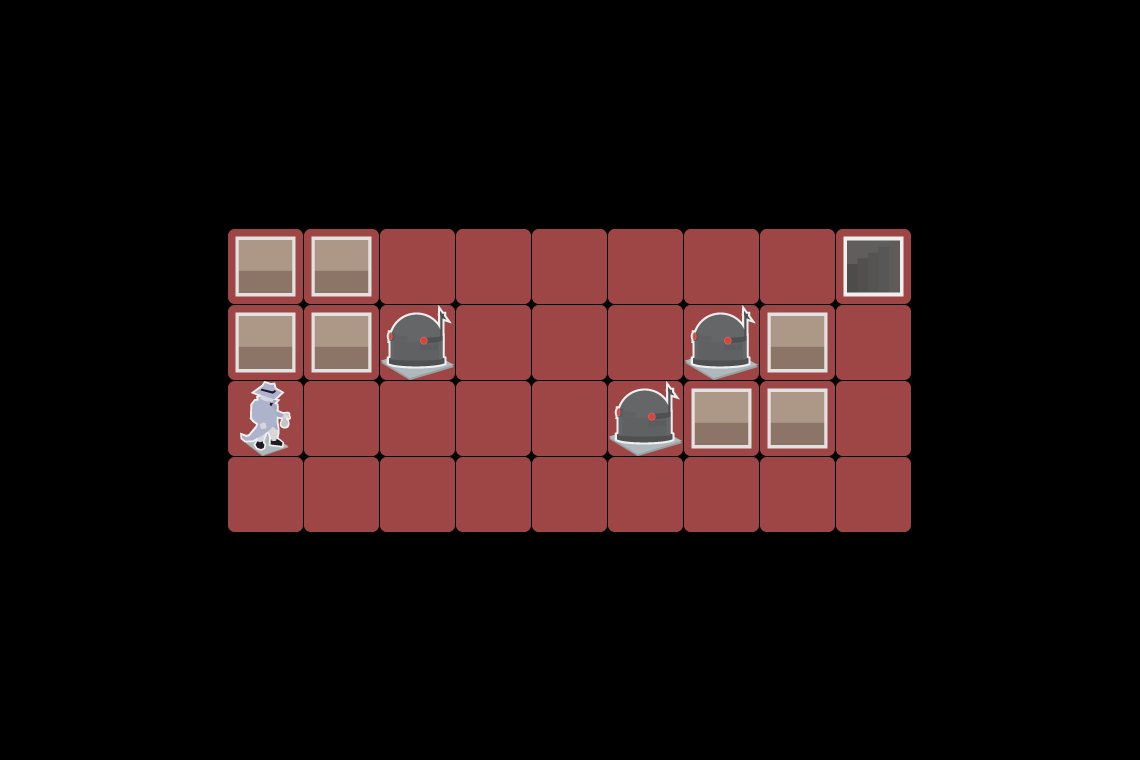

This is a level from a 2D game, rendered from its Tiled map with the project's own tilesets. A one-line summary and the complete map file follow:
An orthogonal 15x10 tile map with 76x76 px tiles, 3 tile layers (Background, Ground, Foreground).

<map version="1.0" tiledversion="1.1.4" orientation="orthogonal" renderorder="right-down" width="15" height="10" tilewidth="76" tileheight="76" infinite="0" nextobjectid="17">
 <tileset firstgid="1" name="tiles" tilewidth="75" tileheight="75" tilecount="12" columns="4">
  <image source="tiles.png" width="300" height="225" />
 </tileset>
 <layer name="Background" width="15" height="10">
  <data encoding="csv">
0,0,0,0,0,0,0,0,0,0,0,0,0,0,0,
0,0,0,0,0,0,0,0,0,0,0,0,0,0,0,
0,0,0,0,0,0,0,0,0,0,0,0,0,0,0,
0,0,0,0,0,0,0,0,0,0,0,0,0,0,0,
0,0,0,0,0,0,0,0,0,0,0,0,0,0,0,
0,0,0,0,0,0,0,0,0,0,0,0,0,0,0,
0,0,0,0,0,0,0,0,0,0,0,0,0,0,0,
0,0,0,0,0,0,0,0,0,0,0,0,0,0,0,
0,0,0,0,0,0,0,0,0,0,0,0,0,0,0,
0,0,0,0,0,0,0,0,0,0,0,0,0,0,0
</data>
 </layer>
 <layer name="Ground" width="15" height="10">
  <data encoding="csv">
0,0,0,0,0,0,0,0,0,0,0,0,0,0,0,
0,0,0,0,0,0,0,0,0,0,0,0,0,0,0,
0,0,0,0,0,0,0,0,0,0,0,0,0,0,0,
0,0,0,6,6,6,6,6,6,6,6,6,0,0,0,
0,0,0,6,6,6,6,6,6,6,6,6,0,0,0,
0,0,0,6,6,6,6,6,6,6,6,6,0,0,0,
0,0,0,6,6,6,6,6,6,6,6,6,0,0,0,
0,0,0,0,0,0,0,0,0,0,0,0,0,0,0,
0,0,0,0,0,0,0,0,0,0,0,0,0,0,0,
0,0,0,0,0,0,0,0,0,0,0,0,0,0,0
</data>
 </layer>
 <layer name="Foreground" width="15" height="10">
  <data encoding="csv">
0,0,0,0,0,0,0,0,0,0,0,0,0,0,0,
0,0,0,0,0,0,0,0,0,0,0,0,0,0,0,
0,0,0,0,0,0,0,0,0,0,0,0,0,0,0,
0,0,0,1,1,0,0,0,0,0,0,2,0,0,0,
0,0,0,1,1,7,0,0,0,7,1,0,0,0,0,
0,0,0,8,0,0,0,0,7,1,1,0,0,0,0,
0,0,0,0,0,0,0,0,0,0,0,0,0,0,0,
0,0,0,0,0,0,0,0,0,0,0,0,0,0,0,
0,0,0,0,0,0,0,0,0,0,0,0,0,0,0,
0,0,0,0,0,0,0,0,0,0,0,0,0,0,0
</data>
 </layer>
</map>
